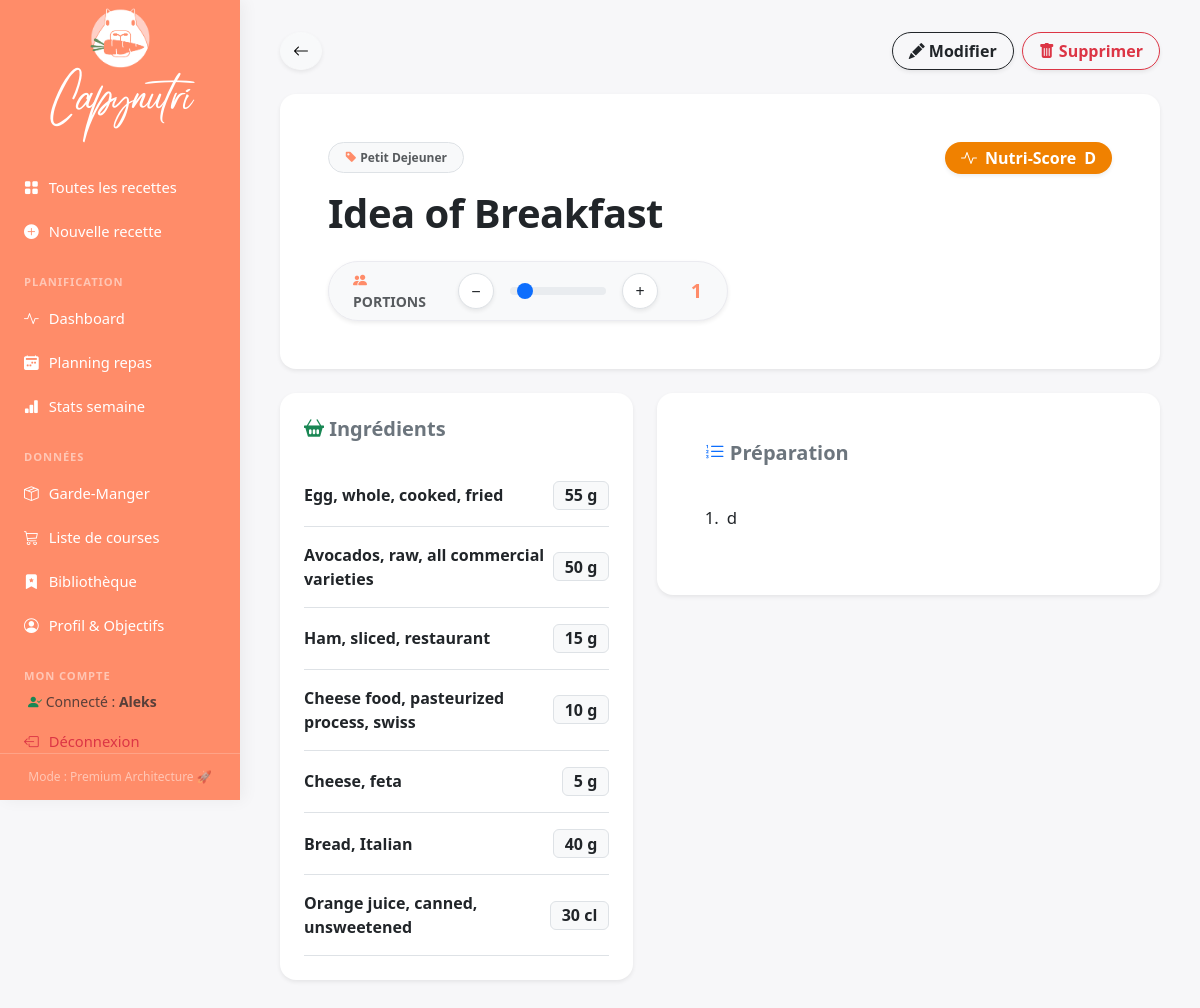
Screenshot of /recipe/3 (signed in) with the database file from the repository.
### tables this page shows
CREATE TABLE users (
                id INTEGER PRIMARY KEY AUTOINCREMENT,
                username TEXT UNIQUE NOT NULL,
                password_hash TEXT NOT NULL,
                created_at TIMESTAMP DEFAULT CURRENT_TIMESTAMP
            );

CREATE TABLE categories (
                id   INTEGER PRIMARY KEY AUTOINCREMENT,
                name TEXT NOT NULL UNIQUE
            );

CREATE TABLE recipes (
                id           INTEGER PRIMARY KEY AUTOINCREMENT,
                name         TEXT NOT NULL,
                category_id  INTEGER REFERENCES categories(id) ON DELETE SET NULL,
                servings     REAL NOT NULL DEFAULT 1,
                instructions TEXT,
                created_at   TIMESTAMP DEFAULT CURRENT_TIMESTAMP
            );

CREATE TABLE ingredients (
                id        INTEGER PRIMARY KEY AUTOINCREMENT,
                recipe_id INTEGER NOT NULL REFERENCES recipes(id) ON DELETE CASCADE,
                name      TEXT NOT NULL,
                quantity  REAL NOT NULL,
                unit      TEXT NOT NULL DEFAULT '',
    kcal  REAL,
    protein_g  REAL,
    carbs_g  REAL,
    fat_g  REAL,
    sugars_g  REAL,
    fiber_g  REAL,
    saturated_g  REAL,
    monounsat_g  REAL,
    polyunsat_g  REAL,
    sodium_mg  REAL,
    calcium_mg  REAL,
    iron_mg  REAL,
    potassium_mg  REAL,
    magnesium_mg  REAL,
    zinc_mg  REAL,
    vit_a_mcg  REAL,
    vit_c_mg  REAL,
    vit_d_mcg  REAL,
    vit_b1_mg  REAL,
    vit_b2_mg  REAL,
    vit_b3_mg  REAL,
    vit_b6_mg  REAL,
    vit_b9_mcg  REAL,
    vit_b12_mcg  REAL,
    cholesterol_mg  REAL,
    trans_fat_g  REAL,
    omega3_g  REAL,
    omega6_g  REAL,
    phosphorus_mg  REAL,
    selenium_mcg  REAL,
    copper_mg  REAL,
    manganese_mg  REAL,
    vit_e_mg  REAL,
    vit_k_mcg  REAL,
                _placeholder INTEGER
            );

### routes/recipes.py (the view)
@recipes_bp.route("/recipe/<int:recipe_id>")
@login_required
def view_recipe(recipe_id):
    recipe = crud.get_recipe(recipe_id)
    if not recipe:
        flash("Recette introuvable.", "error")
        return redirect(url_for("recipes.index"))
    servings = request.args.get("servings", recipe.servings, type=float)
    scale    = recipe.scale_factor(servings)
    ing_names = [ing.name for ing in recipe.ingredients]
    best_prices = pricing_db.get_best_prices(ing_names)
    base_cost = 0.0
    for ing in recipe.ingredients:
        norm_name = normalize_string(ing.name)
        prices = best_prices.get(norm_name)
        ing.estimated_cost = 0.0
        ing.cheapest_shop = None
        if prices:
            best = prices[0]
            ing.cheapest_shop = best["shop_name"]
            ing.estimated_cost = calculate_cost(ing.quantity, ing.unit, best["price"], best["ref_unit"])
            base_cost += ing.estimated_cost
    cost_per_serving = base_cost / recipe.servings if recipe.servings > 0 else 0
    nutri_data = calculate_nutri_score(recipe)
    return render_template("recipe.html", recipe=recipe, servings=servings, scale=scale,
                           base_cost=base_cost, cost_per_serving=cost_per_serving,
                           nutri_data=nutri_data)

### app.py (called while the page is built)
@login_manager.user_loader
def load_user(user_id):
    return crud.get_user_by_id(int(user_id))

@app.before_request
def require_login():
    allowed_routes = ['auth.login', 'auth.register', 'static']
    if request.endpoint not in allowed_routes and not current_user.is_authenticated:
        return redirect(url_for('auth.login'))

### crud.py (called while the page is built)
def get_user_by_id(user_id: int) -> Optional[User]:
    with get_connection() as conn:
        row = conn.execute("SELECT * FROM users WHERE id = ?", (user_id,)).fetchone()
        return User(id=row["id"], username=row["username"], password_hash=row["password_hash"]) if row else None

def get_recipe(recipe_id: int) -> Optional[Recipe]:
    with get_connection() as conn:
        row = conn.execute(
            """SELECT r.id, r.name, r.servings, r.instructions, c.name AS category, r.category_id
               FROM recipes r LEFT JOIN categories c ON c.id=r.category_id WHERE r.id=?""",
            (recipe_id,)
        ).fetchone()
        if not row: return None
        tags = [r["name"] for r in conn.execute(
            "SELECT t.name FROM tags t JOIN recipe_tags rt ON rt.tag_id=t.id WHERE rt.recipe_id=? ORDER BY t.name",
            (recipe_id,)
        )]
        return Recipe(
            id=row["id"], name=row["name"], servings=row["servings"],
            instructions=row["instructions"] or "", category=row["category"],
            category_id=row["category_id"], tags=tags,
            ingredients=_fetch_ingredients(conn, recipe_id),
        )

def _fetch_ingredients(conn, recipe_id: int) -> list[Ingredient]:
    fields = ["id","name","quantity","unit"] + NUTRIENT_FIELDS
    rows = conn.execute(f"SELECT {','.join(fields)} FROM ingredients WHERE recipe_id=? ORDER BY id", (recipe_id,)).fetchall()
    return [
        Ingredient(
            id=r["id"], recipe_id=recipe_id,
            name=r["name"], quantity=r["quantity"], unit=r["unit"],
            **{f: r[f] for f in NUTRIENT_FIELDS}
        ) for r in rows
    ]

### db.py (called while the page is built)
def get_connection() -> sqlite3.Connection:
    conn = sqlite3.connect(DB_PATH)
    conn.row_factory = sqlite3.Row
    conn.execute("PRAGMA foreign_keys = ON")
    return conn

### models.py (called while the page is built)
    @property
    def has_nutrition(self) -> bool:
        return self.kcal is not None

    def as_nutrient_dict(self, scale: float = 1.0) -> dict:
        return {
            f: round(getattr(self, f) * scale, 3)
            for f in NUTRIENT_FIELDS
            if getattr(self, f) is not None
        }

### templates/recipe.html (shortened to what this page needs)
{% extends "base.html" %}
{% block content %}
<div class="d-flex flex-wrap justify-content-between align-items-center mb-4 gap-3">
  <a href="{{ url_for('recipes.index') }}" class="btn btn-light rounded-circle shadow-sm" title="Retour aux recettes">
    <i class="bi bi-arrow-left"></i>
  </a>
  <div class="d-flex gap-2">
    <a href="{{ url_for('recipes.edit_recipe', recipe_id=recipe.id) }}" class="btn btn-outline-dark rounded-pill fw-bold shadow-sm px-3">
      <i class="bi bi-pencil-fill"></i> <span class="d-none d-sm-inline">Modifier</span>
    </a>
    <form id="deleteRecipeForm" method="post" action="{{ url_for('recipes.delete_recipe', recipe_id=recipe.id) }}">
      <button type="button" onclick="confirmDelete('{{ recipe.name|replace("'", "\\'") }}')" class="btn btn-outline-danger rounded-pill fw-bold shadow-sm px-3">
        <i class="bi bi-trash-fill"></i> <span class="d-none d-sm-inline">Supprimer</span>
      </button>
    </form>
  </div>
</div>
<div class="card border-0 shadow-sm rounded-4 mb-4 bg-white position-relative overflow-hidden">
  <div class="card-body p-4 p-md-5">
    <div class="d-flex flex-wrap justify-content-between align-items-start gap-3 mb-3">
      <div>
        {% if recipe.category %}
          <span class="badge border text-muted px-3 py-2 rounded-pill fw-bold mb-3" style="background-color: #f8f9fa;">
            <i class="bi bi-tag-fill" style="color: var(--accent);"></i> {{ recipe.category }}
          </span>
        {% endif %}
        <h1 class="fw-bold mb-0 text-dark" style="font-size: 2.5rem; letter-spacing: -0.5px;">{{ recipe.name }}</h1>
      </div>
      <div class="d-flex flex-column align-items-end gap-2">
        {% if nutri_data and nutri_data.grade %}
          {% set ns_colors = {'A': '#008b4c', 'B': '#80c23a', 'C': '#fecb02', 'D': '#f08100', 'E': '#e63e11'} %}
          <div class="badge rounded-pill shadow-sm px-3 py-2 d-flex align-items-center gap-2" style="background-color: {{ ns_colors[nutri_data.grade] }}; color: {{ '#fff' if nutri_data.grade in ['A','B','D','E'] else '#000' }}; font-size: 1rem;">
            <i class="bi bi-activity"></i> Nutri-Score <strong>{{ nutri_data.grade }}</strong>
          </div>
        {% endif %}
      </div>
    </div>
    {% if recipe.ingredients %}
    <div class="bg-light rounded-pill p-2 d-flex align-items-center gap-3 shadow-sm mt-4" style="max-width: 400px; border: 1px solid #ebebf0;">
      <div class="px-3 fw-bold text-muted small text-uppercase"><i class="bi bi-people-fill text-accent"></i> Portions</div>
      <button class="btn btn-white bg-white rounded-circle shadow-sm border" id="btnMinus" style="width:36px;height:36px;padding:0; flex-shrink: 0;">−</button>
      <input type="range" class="form-range" id="servingSlider" min="0.5" max="{{ [recipe.servings * 6, 20]|min }}" step="0.5" value="{{ servings }}">
      <button class="btn btn-white bg-white rounded-circle shadow-sm border" id="btnPlus" style="width:36px;height:36px;padding:0; flex-shrink: 0;">+</button>
      <div class="fw-bold fs-5 text-accent text-center" id="servingDisplay" style="min-width: 45px;">
        {{ servings|int if servings == servings|int else servings }}
      </div>
    </div>
    {% endif %}
  </div>
</div>
<div class="row g-4">
  <div class="col-lg-5 d-flex flex-column gap-4">
    {% if recipe.ingredients %}
    <div class="card border-0 shadow-sm rounded-4 bg-white">
      <div class="card-body p-4">
        <h5 class="fw-bold text-secondary mb-4"><i class="bi bi-basket2-fill text-success"></i> Ingrédients</h5>
        <ul class="list-group list-group-flush" id="ingTable">
          {% for ing in recipe.ingredients %}
          <li class="list-group-item d-flex justify-content-between align-items-center px-0 py-3 border-bottom">
            <span class="fw-bold text-dark">{{ ing.name }}</span>
            <span class="badge bg-light text-dark border fs-6 ing-qty" data-base="{{ ing.quantity }}" data-unit="{{ ing.unit }}">
              {{ ing.quantity|int if ing.quantity == ing.quantity|int else ing.quantity }}{% if ing.unit %}&nbsp;{{ ing.unit }}{% endif %}
            </span>
          </li>
          {% endfor %}
        </ul>
      </div>
    </div>
    {% endif %}
  </div>
  {% if recipe.instructions %}
  <div class="col-lg-7">
    <div class="card border-0 shadow-sm rounded-4 bg-white">
      <div class="card-body p-4 p-md-5">
        <h5 class="fw-bold text-secondary mb-4"><i class="bi bi-list-ol text-primary"></i> Préparation</h5>
        <ol class="list-group list-group-numbered list-group-flush" style="font-size: 1.05rem; line-height: 1.6;">
          {% for step in recipe.instructions.split('\n') %}
            {% if step.strip() %}
              <li class="list-group-item d-flex justify-content-between align-items-start border-0 py-3 px-0">
                <div class="ms-2 me-auto text-dark">{{ step.strip() }}</div>
              </li>
            {% endif %}
          {% endfor %}
        </ol>
      </div>
    </div>
  </div>
  {% endif %}
</div>
{% endblock %}

### templates/base.html (shortened to what this page needs)
<!DOCTYPE html>
<html lang="fr">
<head>
  <link href="https://cdn.jsdelivr.net/npm/bootstrap@5.3.3/dist/css/bootstrap.min.css" rel="stylesheet">
  <link href="https://cdn.jsdelivr.net/npm/bootstrap-icons@1.11.3/font/bootstrap-icons.css" rel="stylesheet">
  <link rel="stylesheet" href="{{ url_for('static', filename='css/dashboard.css') }}">
</head>
<body>
{% macro nav_link(endpoint, icon, text) %}
  <a href="{{ url_for(endpoint) }}" class="{{ 'active' if request.endpoint == endpoint else '' }}">
    <i class="bi {{ icon }}"></i> {{ text }}
  </a>
{% endmacro %}
<aside id="sidebar">
  <div class="brand d-flex flex-column align-items-center mb-4 mt-2">
    <img src="{{ url_for('static', filename='logo.png') }}" alt="Logo Capynutri" style="height: 60px; border-radius: 12px; margin-bottom: 10px;">
    <div style="font-family: 'Radicalis', cursive; color: #ffffff; font-size: 2.2rem; margin-top: -5px;">
      Capynutri
    </div>
  </div>
  <nav>
    <a href="{{ url_for('recipes.index') }}" class="{{ 'active' if request.endpoint == 'recipes.index' and not request.args.get('category') else '' }}">
      <i class="bi bi-grid-fill"></i> Toutes les recettes
    </a>
    {{ nav_link('recipes.new_recipe', 'bi-plus-circle-fill', 'Nouvelle recette') }}
    <div class="nav-section">Planification</div>
    {{ nav_link('tracking.dashboard', 'bi-activity', 'Dashboard') }}
    {{ nav_link('planning.week_view', 'bi-calendar2-week-fill', 'Planning repas') }}
    {{ nav_link('planning.week_stats', 'bi-bar-chart-fill', 'Stats semaine') }}
    <div class="nav-section">Données</div>
    {{ nav_link('planning.pantry', 'bi-box-seam', 'Garde-Manger') }}
    {{ nav_link('planning.shopping_list', 'bi-cart3', 'Liste de courses') }}
    <a href="{{ url_for('library.library') }}" class="{{ 'active' if request.endpoint in ['library.library', 'library.library_edit'] else '' }}">
      <i class="bi bi-bookmark-star-fill"></i> Bibliothèque
    </a>
    {{ nav_link('tracking.profile', 'bi-person-circle', 'Profil & Objectifs') }}
    <div class="nav-section">Mon Compte</div>
    {% if current_user.is_authenticated %}
      <div class="px-3 mb-2 small text-muted">
        <i class="bi bi-person-check-fill text-success"></i> Connecté : <strong>{{ current_user.username }}</strong>
      </div>
      <a href="{{ url_for('auth.logout') }}" class="text-danger">
        <i class="bi bi-box-arrow-left"></i> Déconnexion
      </a>
    {% else %}
      {{ nav_link('auth.login', 'bi-box-arrow-in-right', 'Se connecter') }}
    {% endif %}
  </nav>
  <div class="sidebar-footer">Mode : Premium Architecture 🚀</div>
</aside>
<main id="main">
  {% block content %}{% endblock %}
</main>
</body>
</html>

### static/css/dashboard.css (style rules this page uses)
:root { --sidebar-width: 240px; --accent: #FF8C69; --accent-dark: #e8571a; --accent-green: #638F5A; --accent-soft: #FFCFC8; --sidebar-bg: #FF8C69; --sidebar-text: #ffffff; --sidebar-active: #ffffff; }
body { background: #f7f7f9; font-family: 'Segoe UI', system-ui, sans-serif; }
#sidebar { position: fixed; top: 0; left: 0; height: 100vh; width: var(--sidebar-width); background: var(--sidebar-bg); display: flex; flex-direction: column; z-index: 100; transition: transform .25s ease; box-shadow: 4px 0 15px rgba(0,0,0,0.05); }
#sidebar nav { padding: 16px 12px; flex: 1; overflow-y: auto; }
#sidebar nav a { display: flex; align-items: center; gap: 10px; padding: 10px 12px; border-radius: 8px; color: var(--sidebar-text); text-decoration: none; font-size: .92rem; margin-bottom: 2px; transition: background .15s, color .15s, transform .15s; }
#sidebar nav .nav-section { font-size: .7rem; font-weight: 700; letter-spacing: .08em; text-transform: uppercase; color: rgba(255,255,255,.5); padding: 20px 12px 6px; }
#sidebar .sidebar-footer { padding: 14px 20px; font-size: .75rem; color: rgba(255,255,255,.5); border-top: 1px solid rgba(255,255,255,.2); text-align: center; }
#main { margin-left: var(--sidebar-width); min-height: 100vh; padding: 32px 40px; }
.text-accent { color: var(--accent) !important; }

### rows the page displays
users: username "Aleks"
categories: category "Petit Dejeuner"
recipes: name "Idea of Breakfast", servings "1"
ingredients: name "Egg, whole, cooked, fried", quantity "55", unit "g"
ingredients: name "Avocados, raw, all commercial varieties", quantity "50", unit "g"
ingredients: name "Ham, sliced, restaurant", quantity "15", unit "g"
ingredients: name "Cheese food, pasteurized process, swiss", quantity "10", unit "g"
ingredients: name "Cheese, feta", quantity "5", unit "g"
ingredients: name "Bread, Italian", quantity "40", unit "g"
ingredients: name "Orange juice, canned, unsweetened", quantity "30", unit "cl"

### other values shown
{{ text }} "Nouvelle recette Dashboard Planning repas Stats semaine Garde-Manger Liste de courses Profil & Objectifs"
{{ nutri_data.grade }} "D"
{{ step.strip() }} "d"
